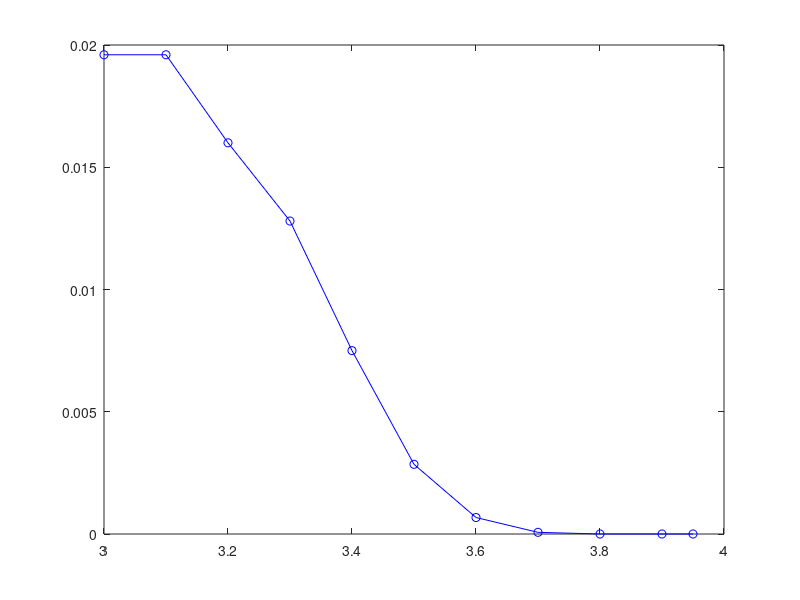

MATLAB code for this plot:
x=[                                                 
3
3.1
3.2
3.3
3.4
3.5
3.6
3.7
3.8
3.9
3.95
   
];                                                  
x1=[                                                
1.96E-02
1.96E-02
1.60E-02
1.28E-02
7.50E-03
2.85E-03
6.74E-04
6.81E-05
2.48E-07
7.22E-09
3.00E-10
                                               
];      
plot(x,x1,'ob-');                                            